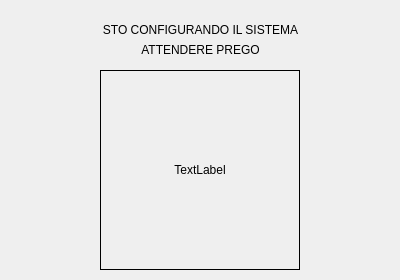
<?xml version="1.0" encoding="UTF-8"?>
<ui version="4.0">
 <class>WaitingDialog</class>
 <widget class="QDialog" name="WaitingDialog">
  <property name="geometry">
   <rect>
    <x>0</x>
    <y>0</y>
    <width>400</width>
    <height>280</height>
   </rect>
  </property>
  <property name="windowTitle">
   <string>Dialog</string>
  </property>
  <widget class="QLabel" name="label">
   <property name="geometry">
    <rect>
     <x>0</x>
     <y>20</y>
     <width>401</width>
     <height>20</height>
    </rect>
   </property>
   <property name="text">
    <string>STO CONFIGURANDO IL SISTEMA</string>
   </property>
   <property name="alignment">
    <set>Qt::AlignCenter</set>
   </property>
  </widget>
  <widget class="QLabel" name="label_2">
   <property name="geometry">
    <rect>
     <x>0</x>
     <y>40</y>
     <width>401</width>
     <height>20</height>
    </rect>
   </property>
   <property name="text">
    <string>ATTENDERE PREGO</string>
   </property>
   <property name="alignment">
    <set>Qt::AlignCenter</set>
   </property>
  </widget>
  <widget class="QLabel" name="label_gif">
   <property name="geometry">
    <rect>
     <x>100</x>
     <y>70</y>
     <width>200</width>
     <height>200</height>
    </rect>
   </property>
   <property name="frameShape">
    <enum>QFrame::Panel</enum>
   </property>
   <property name="text">
    <string>TextLabel</string>
   </property>
   <property name="alignment">
    <set>Qt::AlignCenter</set>
   </property>
  </widget>
 </widget>
 <resources/>
 <connections/>
</ui>
